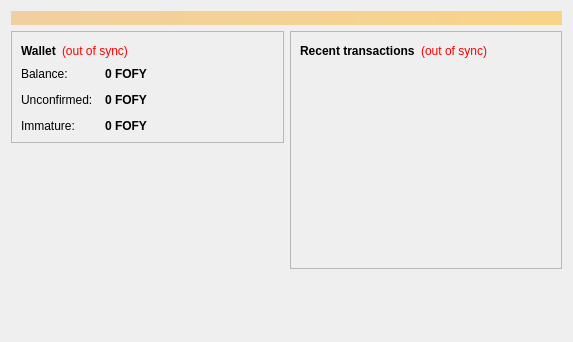
<?xml version="1.0" encoding="UTF-8"?>
<ui version="4.0">
 <class>OverviewPage</class>
 <widget class="QWidget" name="OverviewPage">
  <property name="geometry">
   <rect>
    <x>0</x>
    <y>0</y>
    <width>573</width>
    <height>342</height>
   </rect>
  </property>
  <property name="windowTitle">
   <string>Form</string>
  </property>
  <layout class="QVBoxLayout" name="topLayout">
   <item>
    <widget class="QLabel" name="labelAlerts">
     <property name="visible">
      <bool>false</bool>
     </property>
     <property name="styleSheet">
      <string notr="true">background-color: qlineargradient(x1: 0, y1: 0, x2: 1, y2: 0, stop:0 #F0D0A0, stop:1 #F8D488); color:#000000;</string>
     </property>
     <property name="wordWrap">
      <bool>true</bool>
     </property>
     <property name="margin">
      <number>3</number>
     </property>
    </widget>
   </item>
   <item>
    <layout class="QHBoxLayout" name="horizontalLayout" stretch="1,1">
     <item>
      <layout class="QVBoxLayout" name="verticalLayout_2">
       <item>
        <widget class="QFrame" name="frame">
         <property name="frameShape">
          <enum>QFrame::StyledPanel</enum>
         </property>
         <property name="frameShadow">
          <enum>QFrame::Raised</enum>
         </property>
         <layout class="QVBoxLayout" name="verticalLayout_4">
          <item>
           <layout class="QHBoxLayout" name="horizontalLayout_4">
            <item>
             <widget class="QLabel" name="label_5">
              <property name="font">
               <font>
                <weight>75</weight>
                <bold>true</bold>
               </font>
              </property>
              <property name="text">
               <string>Wallet</string>
              </property>
             </widget>
            </item>
            <item>
             <widget class="QLabel" name="labelWalletStatus">
              <property name="toolTip">
               <string>The displayed information may be out of date. Your wallet automatically synchronizes with the FourOhFourCoin network after a connection is established, but this process has not completed yet.</string>
              </property>
              <property name="styleSheet">
               <string notr="true">QLabel { color: red; }</string>
              </property>
              <property name="text">
               <string notr="true">(out of sync)</string>
              </property>
              <property name="alignment">
               <set>Qt::AlignLeading|Qt::AlignLeft|Qt::AlignVCenter</set>
              </property>
             </widget>
            </item>
            <item>
             <spacer name="horizontalSpacer_2">
              <property name="orientation">
               <enum>Qt::Horizontal</enum>
              </property>
              <property name="sizeHint" stdset="0">
               <size>
                <width>40</width>
                <height>20</height>
               </size>
              </property>
             </spacer>
            </item>
           </layout>
          </item>
          <item>
           <layout class="QFormLayout" name="formLayout_2">
            <property name="fieldGrowthPolicy">
             <enum>QFormLayout::AllNonFixedFieldsGrow</enum>
            </property>
            <property name="horizontalSpacing">
             <number>12</number>
            </property>
            <property name="verticalSpacing">
             <number>12</number>
            </property>
            <item row="0" column="0">
             <widget class="QLabel" name="label">
              <property name="text">
               <string>Balance:</string>
              </property>
             </widget>
            </item>
            <item row="0" column="1">
             <widget class="QLabel" name="labelBalance">
              <property name="font">
               <font>
                <weight>75</weight>
                <bold>true</bold>
               </font>
              </property>
              <property name="cursor">
               <cursorShape>IBeamCursor</cursorShape>
              </property>
              <property name="toolTip">
               <string>Your current balance</string>
              </property>
              <property name="text">
               <string notr="true">0 FOFY</string>
              </property>
              <property name="textInteractionFlags">
               <set>Qt::LinksAccessibleByMouse|Qt::TextSelectableByKeyboard|Qt::TextSelectableByMouse</set>
              </property>
             </widget>
            </item>
            <item row="1" column="0">
             <widget class="QLabel" name="label_3">
              <property name="text">
               <string>Unconfirmed:</string>
              </property>
             </widget>
            </item>
            <item row="1" column="1">
             <widget class="QLabel" name="labelUnconfirmed">
              <property name="font">
               <font>
                <weight>75</weight>
                <bold>true</bold>
               </font>
              </property>
              <property name="cursor">
               <cursorShape>IBeamCursor</cursorShape>
              </property>
              <property name="toolTip">
               <string>Total of transactions that have yet to be confirmed, and do not yet count toward the current balance</string>
              </property>
              <property name="text">
               <string notr="true">0 FOFY</string>
              </property>
              <property name="textInteractionFlags">
               <set>Qt::LinksAccessibleByMouse|Qt::TextSelectableByKeyboard|Qt::TextSelectableByMouse</set>
              </property>
             </widget>
            </item>
            <item row="2" column="0">
             <widget class="QLabel" name="labelImmatureText">
              <property name="text">
               <string>Immature:</string>
              </property>
             </widget>
            </item>
            <item row="2" column="1">
             <widget class="QLabel" name="labelImmature">
              <property name="font">
               <font>
                <weight>75</weight>
                <bold>true</bold>
               </font>
              </property>
              <property name="toolTip">
               <string>Mined balance that has not yet matured</string>
              </property>
              <property name="text">
               <string notr="true">0 FOFY</string>
              </property>
              <property name="textInteractionFlags">
               <set>Qt::LinksAccessibleByMouse|Qt::TextSelectableByKeyboard|Qt::TextSelectableByMouse</set>
              </property>
             </widget>
            </item>
           </layout>
          </item>
         </layout>
        </widget>
       </item>
       <item>
        <spacer name="verticalSpacer">
         <property name="orientation">
          <enum>Qt::Vertical</enum>
         </property>
         <property name="sizeHint" stdset="0">
          <size>
           <width>20</width>
           <height>40</height>
          </size>
         </property>
        </spacer>
       </item>
      </layout>
     </item>
     <item>
      <layout class="QVBoxLayout" name="verticalLayout_3">
       <item>
        <widget class="QFrame" name="frame_2">
         <property name="frameShape">
          <enum>QFrame::StyledPanel</enum>
         </property>
         <property name="frameShadow">
          <enum>QFrame::Raised</enum>
         </property>
         <layout class="QVBoxLayout" name="verticalLayout">
          <item>
           <layout class="QHBoxLayout" name="horizontalLayout_2">
            <item>
             <widget class="QLabel" name="label_4">
              <property name="text">
               <string>&lt;b&gt;Recent transactions&lt;/b&gt;</string>
              </property>
             </widget>
            </item>
            <item>
             <widget class="QLabel" name="labelTransactionsStatus">
              <property name="toolTip">
               <string>The displayed information may be out of date. Your wallet automatically synchronizes with the FourOhFourCoin network after a connection is established, but this process has not completed yet.</string>
              </property>
              <property name="styleSheet">
               <string notr="true">QLabel { color: red; }</string>
              </property>
              <property name="text">
               <string notr="true">(out of sync)</string>
              </property>
              <property name="alignment">
               <set>Qt::AlignRight|Qt::AlignTrailing|Qt::AlignVCenter</set>
              </property>
             </widget>
            </item>
            <item>
             <spacer name="horizontalSpacer">
              <property name="orientation">
               <enum>Qt::Horizontal</enum>
              </property>
              <property name="sizeHint" stdset="0">
               <size>
                <width>40</width>
                <height>20</height>
               </size>
              </property>
             </spacer>
            </item>
           </layout>
          </item>
          <item>
           <widget class="QListView" name="listTransactions">
            <property name="styleSheet">
             <string notr="true">QListView { background: transparent; }</string>
            </property>
            <property name="frameShape">
             <enum>QFrame::NoFrame</enum>
            </property>
            <property name="verticalScrollBarPolicy">
             <enum>Qt::ScrollBarAlwaysOff</enum>
            </property>
            <property name="horizontalScrollBarPolicy">
             <enum>Qt::ScrollBarAlwaysOff</enum>
            </property>
            <property name="selectionMode">
             <enum>QAbstractItemView::NoSelection</enum>
            </property>
           </widget>
          </item>
         </layout>
        </widget>
       </item>
       <item>
        <spacer name="verticalSpacer_2">
         <property name="orientation">
          <enum>Qt::Vertical</enum>
         </property>
         <property name="sizeHint" stdset="0">
          <size>
           <width>20</width>
           <height>40</height>
          </size>
         </property>
        </spacer>
       </item>
      </layout>
     </item>
    </layout>
   </item>
  </layout>
 </widget>
 <resources/>
 <connections/>
</ui>
